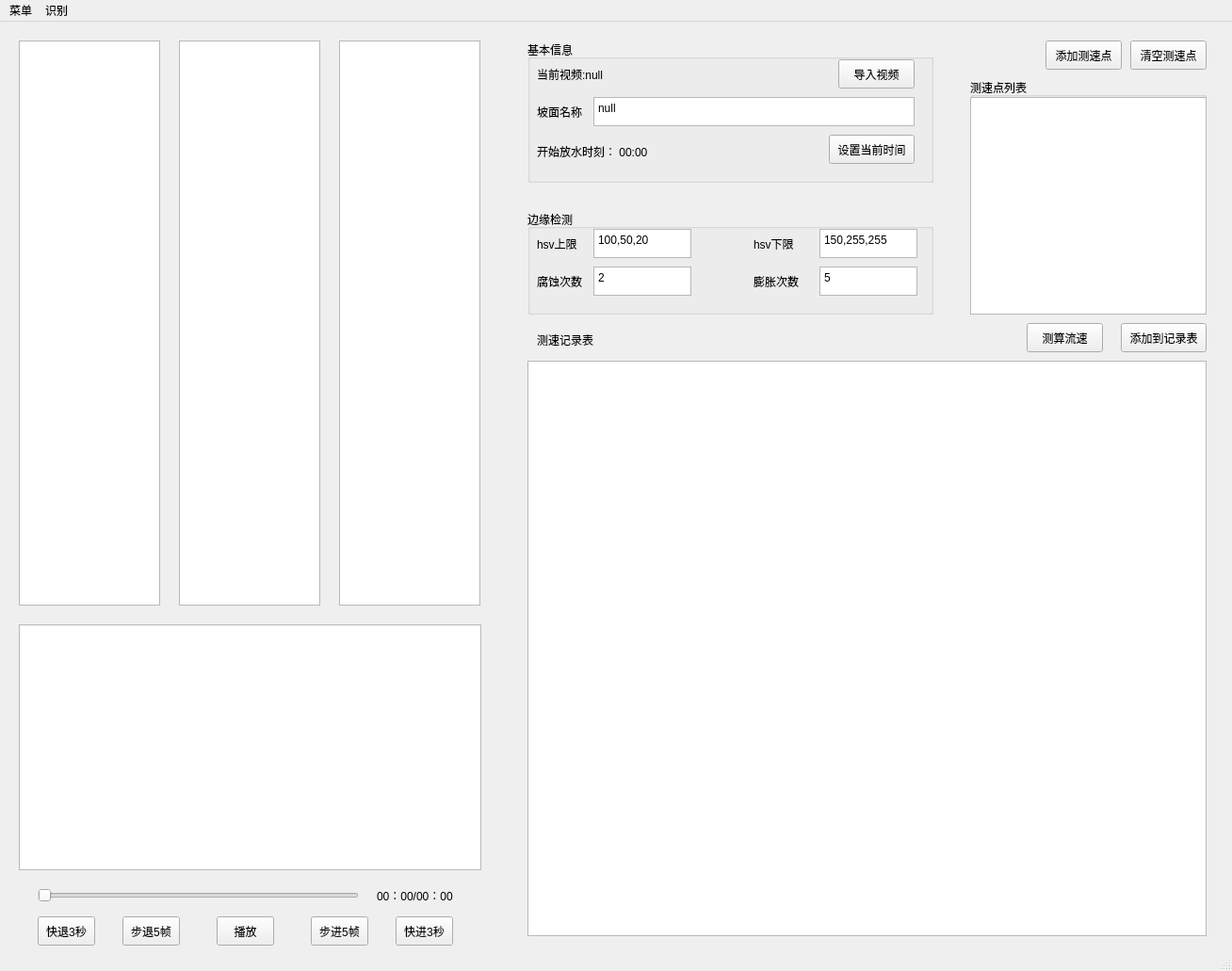
<?xml version="1.0" encoding="UTF-8"?>
<ui version="4.0">
 <class>MainWindow</class>
 <widget class="QMainWindow" name="MainWindow">
  <property name="geometry">
   <rect>
    <x>0</x>
    <y>0</y>
    <width>1308</width>
    <height>1031</height>
   </rect>
  </property>
  <property name="windowTitle">
   <string>薄层流流速测量系统</string>
  </property>
  <property name="toolButtonStyle">
   <enum>Qt::ToolButtonTextOnly</enum>
  </property>
  <widget class="QWidget" name="centralwidget">
   <widget class="QPushButton" name="btnClearPoints">
    <property name="geometry">
     <rect>
      <x>1200</x>
      <y>20</y>
      <width>81</width>
      <height>31</height>
     </rect>
    </property>
    <property name="text">
     <string>清空测速点</string>
    </property>
   </widget>
   <widget class="QSlider" name="slider">
    <property name="geometry">
     <rect>
      <x>40</x>
      <y>920</y>
      <width>341</width>
      <height>16</height>
     </rect>
    </property>
    <property name="orientation">
     <enum>Qt::Horizontal</enum>
    </property>
   </widget>
   <widget class="QPushButton" name="btnPlay">
    <property name="geometry">
     <rect>
      <x>230</x>
      <y>950</y>
      <width>61</width>
      <height>31</height>
     </rect>
    </property>
    <property name="text">
     <string>播放</string>
    </property>
   </widget>
   <widget class="QPushButton" name="btnStepping">
    <property name="geometry">
     <rect>
      <x>330</x>
      <y>950</y>
      <width>61</width>
      <height>31</height>
     </rect>
    </property>
    <property name="text">
     <string>步进5帧</string>
    </property>
   </widget>
   <widget class="QPushButton" name="btnStepBack">
    <property name="geometry">
     <rect>
      <x>130</x>
      <y>950</y>
      <width>61</width>
      <height>31</height>
     </rect>
    </property>
    <property name="text">
     <string>步退5帧</string>
    </property>
   </widget>
   <widget class="QPushButton" name="btnFastForward">
    <property name="geometry">
     <rect>
      <x>420</x>
      <y>950</y>
      <width>61</width>
      <height>31</height>
     </rect>
    </property>
    <property name="text">
     <string>快进3秒</string>
    </property>
   </widget>
   <widget class="QPushButton" name="btnFastRewind">
    <property name="geometry">
     <rect>
      <x>40</x>
      <y>950</y>
      <width>61</width>
      <height>31</height>
     </rect>
    </property>
    <property name="text">
     <string>快退3秒</string>
    </property>
   </widget>
   <widget class="QLabel" name="labelProgress">
    <property name="geometry">
     <rect>
      <x>400</x>
      <y>920</y>
      <width>81</width>
      <height>16</height>
     </rect>
    </property>
    <property name="text">
     <string>00：00/00：00</string>
    </property>
   </widget>
   <widget class="QGraphicsView" name="imgVideo">
    <property name="geometry">
     <rect>
      <x>20</x>
      <y>640</y>
      <width>491</width>
      <height>261</height>
     </rect>
    </property>
    <property name="verticalScrollBarPolicy">
     <enum>Qt::ScrollBarAlwaysOff</enum>
    </property>
    <property name="horizontalScrollBarPolicy">
     <enum>Qt::ScrollBarAlwaysOff</enum>
    </property>
   </widget>
   <widget class="QGraphicsView" name="imgOri">
    <property name="geometry">
     <rect>
      <x>20</x>
      <y>20</y>
      <width>150</width>
      <height>600</height>
     </rect>
    </property>
    <property name="verticalScrollBarPolicy">
     <enum>Qt::ScrollBarAlwaysOff</enum>
    </property>
    <property name="horizontalScrollBarPolicy">
     <enum>Qt::ScrollBarAlwaysOff</enum>
    </property>
   </widget>
   <widget class="QGraphicsView" name="imgMask">
    <property name="geometry">
     <rect>
      <x>190</x>
      <y>20</y>
      <width>150</width>
      <height>600</height>
     </rect>
    </property>
    <property name="verticalScrollBarPolicy">
     <enum>Qt::ScrollBarAlwaysOff</enum>
    </property>
    <property name="horizontalScrollBarPolicy">
     <enum>Qt::ScrollBarAlwaysOff</enum>
    </property>
   </widget>
   <widget class="QGraphicsView" name="imgCal">
    <property name="geometry">
     <rect>
      <x>360</x>
      <y>20</y>
      <width>150</width>
      <height>600</height>
     </rect>
    </property>
    <property name="verticalScrollBarPolicy">
     <enum>Qt::ScrollBarAlwaysOff</enum>
    </property>
    <property name="horizontalScrollBarPolicy">
     <enum>Qt::ScrollBarAlwaysOff</enum>
    </property>
   </widget>
   <widget class="QGroupBox" name="groupBox">
    <property name="geometry">
     <rect>
      <x>560</x>
      <y>200</y>
      <width>431</width>
      <height>111</height>
     </rect>
    </property>
    <property name="title">
     <string>边缘检测</string>
    </property>
    <widget class="QTextEdit" name="textEdit_5">
     <property name="geometry">
      <rect>
       <x>70</x>
       <y>60</y>
       <width>104</width>
       <height>31</height>
      </rect>
     </property>
     <property name="html">
      <string>&lt;!DOCTYPE HTML PUBLIC &quot;-//W3C//DTD HTML 4.0//EN&quot; &quot;http://www.w3.org/TR/REC-html40/strict.dtd&quot;&gt;
&lt;html&gt;&lt;head&gt;&lt;meta name=&quot;qrichtext&quot; content=&quot;1&quot; /&gt;&lt;style type=&quot;text/css&quot;&gt;
p, li { white-space: pre-wrap; }
&lt;/style&gt;&lt;/head&gt;&lt;body style=&quot; font-family:'SimSun'; font-size:9pt; font-weight:400; font-style:normal;&quot;&gt;
&lt;p style=&quot; margin-top:0px; margin-bottom:0px; margin-left:0px; margin-right:0px; -qt-block-indent:0; text-indent:0px;&quot;&gt;2&lt;/p&gt;&lt;/body&gt;&lt;/html&gt;</string>
     </property>
    </widget>
    <widget class="QLabel" name="label_5">
     <property name="geometry">
      <rect>
       <x>240</x>
       <y>30</y>
       <width>54</width>
       <height>12</height>
      </rect>
     </property>
     <property name="text">
      <string>hsv下限</string>
     </property>
    </widget>
    <widget class="QTextEdit" name="textEdit_4">
     <property name="geometry">
      <rect>
       <x>310</x>
       <y>60</y>
       <width>104</width>
       <height>31</height>
      </rect>
     </property>
     <property name="html">
      <string>&lt;!DOCTYPE HTML PUBLIC &quot;-//W3C//DTD HTML 4.0//EN&quot; &quot;http://www.w3.org/TR/REC-html40/strict.dtd&quot;&gt;
&lt;html&gt;&lt;head&gt;&lt;meta name=&quot;qrichtext&quot; content=&quot;1&quot; /&gt;&lt;style type=&quot;text/css&quot;&gt;
p, li { white-space: pre-wrap; }
&lt;/style&gt;&lt;/head&gt;&lt;body style=&quot; font-family:'SimSun'; font-size:9pt; font-weight:400; font-style:normal;&quot;&gt;
&lt;p style=&quot; margin-top:0px; margin-bottom:0px; margin-left:0px; margin-right:0px; -qt-block-indent:0; text-indent:0px;&quot;&gt;5&lt;/p&gt;&lt;/body&gt;&lt;/html&gt;</string>
     </property>
    </widget>
    <widget class="QTextEdit" name="textEdit">
     <property name="geometry">
      <rect>
       <x>70</x>
       <y>20</y>
       <width>104</width>
       <height>31</height>
      </rect>
     </property>
     <property name="html">
      <string>&lt;!DOCTYPE HTML PUBLIC &quot;-//W3C//DTD HTML 4.0//EN&quot; &quot;http://www.w3.org/TR/REC-html40/strict.dtd&quot;&gt;
&lt;html&gt;&lt;head&gt;&lt;meta name=&quot;qrichtext&quot; content=&quot;1&quot; /&gt;&lt;style type=&quot;text/css&quot;&gt;
p, li { white-space: pre-wrap; }
&lt;/style&gt;&lt;/head&gt;&lt;body style=&quot; font-family:'SimSun'; font-size:9pt; font-weight:400; font-style:normal;&quot;&gt;
&lt;p style=&quot; margin-top:0px; margin-bottom:0px; margin-left:0px; margin-right:0px; -qt-block-indent:0; text-indent:0px;&quot;&gt;100,50,20&lt;/p&gt;&lt;/body&gt;&lt;/html&gt;</string>
     </property>
    </widget>
    <widget class="QLabel" name="label_4">
     <property name="geometry">
      <rect>
       <x>10</x>
       <y>30</y>
       <width>54</width>
       <height>12</height>
      </rect>
     </property>
     <property name="text">
      <string>hsv上限</string>
     </property>
    </widget>
    <widget class="QTextEdit" name="textEdit_2">
     <property name="geometry">
      <rect>
       <x>310</x>
       <y>20</y>
       <width>104</width>
       <height>31</height>
      </rect>
     </property>
     <property name="html">
      <string>&lt;!DOCTYPE HTML PUBLIC &quot;-//W3C//DTD HTML 4.0//EN&quot; &quot;http://www.w3.org/TR/REC-html40/strict.dtd&quot;&gt;
&lt;html&gt;&lt;head&gt;&lt;meta name=&quot;qrichtext&quot; content=&quot;1&quot; /&gt;&lt;style type=&quot;text/css&quot;&gt;
p, li { white-space: pre-wrap; }
&lt;/style&gt;&lt;/head&gt;&lt;body style=&quot; font-family:'SimSun'; font-size:9pt; font-weight:400; font-style:normal;&quot;&gt;
&lt;p style=&quot; margin-top:0px; margin-bottom:0px; margin-left:0px; margin-right:0px; -qt-block-indent:0; text-indent:0px;&quot;&gt;150,255,255&lt;/p&gt;&lt;/body&gt;&lt;/html&gt;</string>
     </property>
    </widget>
    <widget class="QLabel" name="label_9">
     <property name="geometry">
      <rect>
       <x>10</x>
       <y>70</y>
       <width>54</width>
       <height>12</height>
      </rect>
     </property>
     <property name="text">
      <string>腐蚀次数</string>
     </property>
    </widget>
    <widget class="QLabel" name="label_8">
     <property name="geometry">
      <rect>
       <x>240</x>
       <y>70</y>
       <width>54</width>
       <height>12</height>
      </rect>
     </property>
     <property name="text">
      <string>膨胀次数</string>
     </property>
    </widget>
   </widget>
   <widget class="QGroupBox" name="groupBox_2">
    <property name="geometry">
     <rect>
      <x>560</x>
      <y>20</y>
      <width>431</width>
      <height>151</height>
     </rect>
    </property>
    <property name="title">
     <string>基本信息</string>
    </property>
    <widget class="QPushButton" name="btnClearSetting_3">
     <property name="geometry">
      <rect>
       <x>320</x>
       <y>100</y>
       <width>91</width>
       <height>31</height>
      </rect>
     </property>
     <property name="text">
      <string>设置当前时间</string>
     </property>
    </widget>
    <widget class="QTextEdit" name="edtSlopeName">
     <property name="geometry">
      <rect>
       <x>70</x>
       <y>60</y>
       <width>341</width>
       <height>31</height>
      </rect>
     </property>
     <property name="html">
      <string>&lt;!DOCTYPE HTML PUBLIC &quot;-//W3C//DTD HTML 4.0//EN&quot; &quot;http://www.w3.org/TR/REC-html40/strict.dtd&quot;&gt;
&lt;html&gt;&lt;head&gt;&lt;meta name=&quot;qrichtext&quot; content=&quot;1&quot; /&gt;&lt;style type=&quot;text/css&quot;&gt;
p, li { white-space: pre-wrap; }
&lt;/style&gt;&lt;/head&gt;&lt;body style=&quot; font-family:'SimSun'; font-size:9pt; font-weight:400; font-style:normal;&quot;&gt;
&lt;p style=&quot; margin-top:0px; margin-bottom:0px; margin-left:0px; margin-right:0px; -qt-block-indent:0; text-indent:0px;&quot;&gt;null&lt;/p&gt;&lt;/body&gt;&lt;/html&gt;</string>
     </property>
    </widget>
    <widget class="QLabel" name="labelTimeScouring">
     <property name="geometry">
      <rect>
       <x>10</x>
       <y>110</y>
       <width>121</width>
       <height>16</height>
      </rect>
     </property>
     <property name="text">
      <string>开始放水时刻： 00:00</string>
     </property>
    </widget>
    <widget class="QLabel" name="label_6">
     <property name="geometry">
      <rect>
       <x>10</x>
       <y>70</y>
       <width>54</width>
       <height>12</height>
      </rect>
     </property>
     <property name="text">
      <string>坡面名称</string>
     </property>
    </widget>
    <widget class="QLabel" name="labelFileName">
     <property name="geometry">
      <rect>
       <x>10</x>
       <y>20</y>
       <width>151</width>
       <height>31</height>
      </rect>
     </property>
     <property name="text">
      <string>当前视频:null</string>
     </property>
    </widget>
    <widget class="QPushButton" name="btnImportVideo">
     <property name="geometry">
      <rect>
       <x>330</x>
       <y>20</y>
       <width>81</width>
       <height>31</height>
      </rect>
     </property>
     <property name="text">
      <string>导入视频</string>
     </property>
    </widget>
   </widget>
   <widget class="QPushButton" name="btnAddPoint">
    <property name="geometry">
     <rect>
      <x>1110</x>
      <y>20</y>
      <width>81</width>
      <height>31</height>
     </rect>
    </property>
    <property name="text">
     <string>添加测速点</string>
    </property>
   </widget>
   <widget class="QGroupBox" name="groupBox_4">
    <property name="geometry">
     <rect>
      <x>1030</x>
      <y>60</y>
      <width>251</width>
      <height>251</height>
     </rect>
    </property>
    <property name="title">
     <string>测速点列表</string>
    </property>
    <widget class="QListWidget" name="listWidget">
     <property name="geometry">
      <rect>
       <x>0</x>
       <y>20</y>
       <width>251</width>
       <height>231</height>
      </rect>
     </property>
    </widget>
   </widget>
   <widget class="QTableWidget" name="tableWidget">
    <property name="geometry">
     <rect>
      <x>560</x>
      <y>360</y>
      <width>721</width>
      <height>611</height>
     </rect>
    </property>
   </widget>
   <widget class="QLabel" name="label">
    <property name="geometry">
     <rect>
      <x>570</x>
      <y>330</y>
      <width>91</width>
      <height>16</height>
     </rect>
    </property>
    <property name="text">
     <string>测速记录表</string>
    </property>
   </widget>
   <widget class="QPushButton" name="btnCalVelocity">
    <property name="geometry">
     <rect>
      <x>1090</x>
      <y>320</y>
      <width>81</width>
      <height>31</height>
     </rect>
    </property>
    <property name="text">
     <string>测算流速</string>
    </property>
   </widget>
   <widget class="QPushButton" name="btnCalVelocity_2">
    <property name="geometry">
     <rect>
      <x>1190</x>
      <y>320</y>
      <width>91</width>
      <height>31</height>
     </rect>
    </property>
    <property name="text">
     <string>添加到记录表</string>
    </property>
   </widget>
  </widget>
  <widget class="QMenuBar" name="menubar">
   <property name="geometry">
    <rect>
     <x>0</x>
     <y>0</y>
     <width>1308</width>
     <height>22</height>
    </rect>
   </property>
   <widget class="QMenu" name="menu">
    <property name="title">
     <string>菜单</string>
    </property>
    <addaction name="actionImportVideo"/>
    <addaction name="actionimportVelocity"/>
   </widget>
   <widget class="QMenu" name="menu_2">
    <property name="title">
     <string>识别</string>
    </property>
    <addaction name="actionextract"/>
    <addaction name="actiona"/>
   </widget>
   <addaction name="menu"/>
   <addaction name="menu_2"/>
  </widget>
  <widget class="QStatusBar" name="statusbar"/>
  <action name="actionImportVideo">
   <property name="text">
    <string>导入视频</string>
   </property>
  </action>
  <action name="actionimportVelocity">
   <property name="text">
    <string>导出流速记录表</string>
   </property>
  </action>
  <action name="actionextract">
   <property name="text">
    <string>设置hsv颜色过滤</string>
   </property>
  </action>
  <action name="actiona">
   <property name="text">
    <string>形态学参数</string>
   </property>
  </action>
 </widget>
 <resources/>
 <connections/>
</ui>
